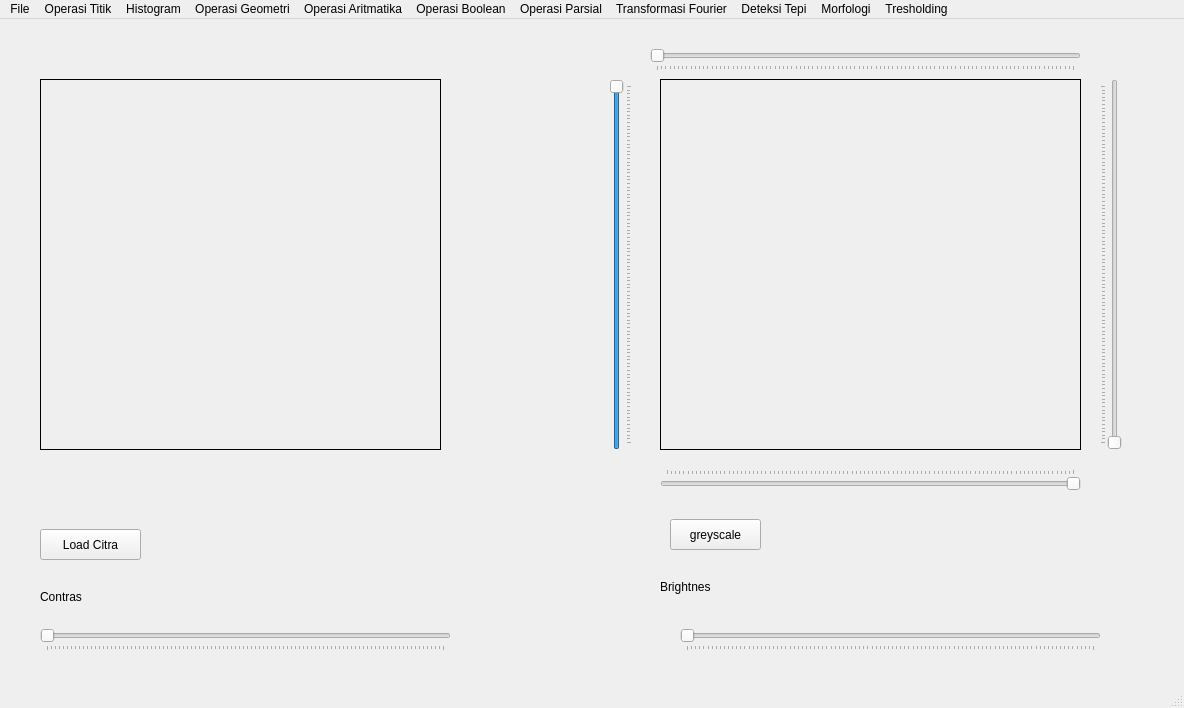
<?xml version="1.0" encoding="UTF-8"?>
<ui version="4.0">
 <class>MainWindow</class>
 <widget class="QMainWindow" name="MainWindow">
  <property name="geometry">
   <rect>
    <x>0</x>
    <y>0</y>
    <width>1184</width>
    <height>708</height>
   </rect>
  </property>
  <property name="windowTitle">
   <string>MainWindow</string>
  </property>
  <widget class="QWidget" name="centralwidget">
   <widget class="QPushButton" name="button_loadCitra">
    <property name="geometry">
     <rect>
      <x>40</x>
      <y>510</y>
      <width>101</width>
      <height>31</height>
     </rect>
    </property>
    <property name="text">
     <string>Load Citra</string>
    </property>
   </widget>
   <widget class="QLabel" name="label">
    <property name="geometry">
     <rect>
      <x>40</x>
      <y>60</y>
      <width>401</width>
      <height>371</height>
     </rect>
    </property>
    <property name="frameShape">
     <enum>QFrame::Box</enum>
    </property>
    <property name="text">
     <string/>
    </property>
   </widget>
   <widget class="QPushButton" name="button_prosesCitra">
    <property name="geometry">
     <rect>
      <x>670</x>
      <y>500</y>
      <width>91</width>
      <height>31</height>
     </rect>
    </property>
    <property name="text">
     <string>greyscale</string>
    </property>
   </widget>
   <widget class="QLabel" name="label_2">
    <property name="geometry">
     <rect>
      <x>660</x>
      <y>60</y>
      <width>421</width>
      <height>371</height>
     </rect>
    </property>
    <property name="frameShape">
     <enum>QFrame::Box</enum>
    </property>
    <property name="text">
     <string/>
    </property>
   </widget>
   <widget class="QSlider" name="crop_atas_horizontal">
    <property name="geometry">
     <rect>
      <x>650</x>
      <y>30</y>
      <width>431</width>
      <height>22</height>
     </rect>
    </property>
    <property name="layoutDirection">
     <enum>Qt::LeftToRight</enum>
    </property>
    <property name="orientation">
     <enum>Qt::Horizontal</enum>
    </property>
    <property name="tickPosition">
     <enum>QSlider::TicksBelow</enum>
    </property>
   </widget>
   <widget class="QSlider" name="crop_atas_vertical">
    <property name="geometry">
     <rect>
      <x>610</x>
      <y>60</y>
      <width>22</width>
      <height>371</height>
     </rect>
    </property>
    <property name="layoutDirection">
     <enum>Qt::LeftToRight</enum>
    </property>
    <property name="value">
     <number>99</number>
    </property>
    <property name="sliderPosition">
     <number>99</number>
    </property>
    <property name="orientation">
     <enum>Qt::Vertical</enum>
    </property>
    <property name="tickPosition">
     <enum>QSlider::TicksBelow</enum>
    </property>
   </widget>
   <widget class="QSlider" name="crop_bawah_horizontal">
    <property name="geometry">
     <rect>
      <x>660</x>
      <y>450</y>
      <width>421</width>
      <height>22</height>
     </rect>
    </property>
    <property name="layoutDirection">
     <enum>Qt::RightToLeft</enum>
    </property>
    <property name="value">
     <number>0</number>
    </property>
    <property name="orientation">
     <enum>Qt::Horizontal</enum>
    </property>
    <property name="tickPosition">
     <enum>QSlider::TicksAbove</enum>
    </property>
   </widget>
   <widget class="QSlider" name="crop_bawah_vertical">
    <property name="geometry">
     <rect>
      <x>1100</x>
      <y>60</y>
      <width>22</width>
      <height>371</height>
     </rect>
    </property>
    <property name="orientation">
     <enum>Qt::Vertical</enum>
    </property>
    <property name="tickPosition">
     <enum>QSlider::TicksAbove</enum>
    </property>
   </widget>
   <widget class="QSlider" name="contrasSlider">
    <property name="geometry">
     <rect>
      <x>40</x>
      <y>610</y>
      <width>411</width>
      <height>22</height>
     </rect>
    </property>
    <property name="orientation">
     <enum>Qt::Horizontal</enum>
    </property>
    <property name="tickPosition">
     <enum>QSlider::TicksBelow</enum>
    </property>
   </widget>
   <widget class="QLabel" name="label_3">
    <property name="geometry">
     <rect>
      <x>40</x>
      <y>570</y>
      <width>55</width>
      <height>16</height>
     </rect>
    </property>
    <property name="text">
     <string>Contras</string>
    </property>
   </widget>
   <widget class="QSlider" name="brightnesSlider">
    <property name="geometry">
     <rect>
      <x>680</x>
      <y>610</y>
      <width>421</width>
      <height>22</height>
     </rect>
    </property>
    <property name="orientation">
     <enum>Qt::Horizontal</enum>
    </property>
    <property name="tickPosition">
     <enum>QSlider::TicksBelow</enum>
    </property>
   </widget>
   <widget class="QLabel" name="label_4">
    <property name="geometry">
     <rect>
      <x>660</x>
      <y>560</y>
      <width>55</width>
      <height>16</height>
     </rect>
    </property>
    <property name="text">
     <string>Brightnes</string>
    </property>
   </widget>
  </widget>
  <widget class="QMenuBar" name="menubar">
   <property name="geometry">
    <rect>
     <x>0</x>
     <y>0</y>
     <width>1184</width>
     <height>26</height>
    </rect>
   </property>
   <widget class="QMenu" name="menuOperasi_Titik">
    <property name="title">
     <string>Operasi Titik</string>
    </property>
    <addaction name="actionOperasi_pencerahan"/>
    <addaction name="actionSimple_contras"/>
    <addaction name="actionContras_streching"/>
    <addaction name="actionNegative"/>
    <addaction name="actionBiner"/>
   </widget>
   <widget class="QMenu" name="menuHistogram">
    <property name="title">
     <string>Histogram</string>
    </property>
    <addaction name="actionHistogram_greyscale"/>
    <addaction name="actionHistogram_RGB"/>
    <addaction name="actionHistogram_Equalization"/>
   </widget>
   <widget class="QMenu" name="menuOperasi_Geometri">
    <property name="title">
     <string>Operasi Geometri</string>
    </property>
    <widget class="QMenu" name="menuRotasi">
     <property name="title">
      <string>Rotasi</string>
     </property>
     <addaction name="action90_Derajat"/>
     <addaction name="action_90_Derajat"/>
     <addaction name="action45_Derajat"/>
     <addaction name="action_45_Derajat"/>
     <addaction name="action180_Derajat"/>
    </widget>
    <widget class="QMenu" name="menuZoom_Out">
     <property name="title">
      <string>Zoom Out</string>
     </property>
     <addaction name="action200"/>
     <addaction name="action300"/>
     <addaction name="action400"/>
    </widget>
    <widget class="QMenu" name="menuZoom_In">
     <property name="title">
      <string>Zoom In</string>
     </property>
     <addaction name="action75"/>
     <addaction name="action50"/>
     <addaction name="action25"/>
    </widget>
    <addaction name="actionTranslasi"/>
    <addaction name="menuRotasi"/>
    <addaction name="menuZoom_Out"/>
    <addaction name="menuZoom_In"/>
    <addaction name="actionCrop"/>
   </widget>
   <widget class="QMenu" name="menuAritmatika">
    <property name="title">
     <string>Operasi Aritmatika</string>
    </property>
    <addaction name="actionPertambahan_2"/>
    <addaction name="actionPengurangan"/>
    <addaction name="actionPerkalian"/>
    <addaction name="actionPembagian"/>
   </widget>
   <widget class="QMenu" name="menuBoolean">
    <property name="title">
     <string>Operasi Boolean</string>
    </property>
    <addaction name="actionAND"/>
    <addaction name="actionOR"/>
    <addaction name="actionXOR"/>
   </widget>
   <widget class="QMenu" name="menuFile">
    <property name="title">
     <string>File</string>
    </property>
    <addaction name="actionSave"/>
    <addaction name="actionLoad"/>
   </widget>
   <widget class="QMenu" name="menuFiltering">
    <property name="title">
     <string>Operasi Parsial</string>
    </property>
    <widget class="QMenu" name="menuHighpass">
     <property name="title">
      <string>Low Pass</string>
     </property>
     <widget class="QMenu" name="menuSharpening">
      <property name="title">
       <string>Sharpening</string>
      </property>
      <addaction name="actionKarnel_i"/>
      <addaction name="actionKarnel_ii"/>
      <addaction name="actionKarnel_iii"/>
      <addaction name="actionKarnel_iv"/>
      <addaction name="actionKarnel_v"/>
      <addaction name="actionKarnel_vi"/>
      <addaction name="actionAll"/>
     </widget>
     <addaction name="actionKarnel1"/>
     <addaction name="actionKarnel2"/>
     <addaction name="menuSharpening"/>
     <addaction name="actionLaplace"/>
    </widget>
    <widget class="QMenu" name="menuLowPass">
     <property name="title">
      <string>Hight Pass</string>
     </property>
     <addaction name="actionMeanFilter_2"/>
     <addaction name="actionGaussianFilter"/>
    </widget>
    <addaction name="menuHighpass"/>
    <addaction name="menuLowPass"/>
    <addaction name="actionMedian_filter"/>
    <addaction name="actionMax_Filter"/>
    <addaction name="actionMin_Filter"/>
   </widget>
   <widget class="QMenu" name="menuTransformasi_Fourier">
    <property name="title">
     <string>Transformasi Fourier</string>
    </property>
    <addaction name="actionSmoothing"/>
    <addaction name="actionEdge"/>
   </widget>
   <widget class="QMenu" name="menuDeteksi_Tepi">
    <property name="title">
     <string>Deteksi Tepi</string>
    </property>
    <addaction name="actionSobel"/>
    <addaction name="actionPrewitt"/>
    <addaction name="actionRobert"/>
    <addaction name="actionCanny_Adge"/>
   </widget>
   <widget class="QMenu" name="menuMorfologi">
    <property name="title">
     <string>Morfologi</string>
    </property>
    <addaction name="actionDilasi"/>
    <addaction name="actionErosi"/>
    <addaction name="separator"/>
    <addaction name="actionOpening"/>
    <addaction name="actionClosing"/>
    <addaction name="actionSkeletonize"/>
   </widget>
   <widget class="QMenu" name="menuTresholding">
    <property name="title">
     <string>Tresholding</string>
    </property>
    <addaction name="actionBinary"/>
    <addaction name="separator"/>
    <addaction name="actionBinary_INV"/>
    <addaction name="actionTrunc"/>
    <addaction name="actionTo_Zero"/>
    <addaction name="actionTo_Zero_INV"/>
    <addaction name="actionGlobalTreshold"/>
    <addaction name="actionMeanTreshold"/>
    <addaction name="actionGaussianTreshold"/>
    <addaction name="actionOtsuTreshold"/>
    <addaction name="actionContour"/>
   </widget>
   <addaction name="menuFile"/>
   <addaction name="menuOperasi_Titik"/>
   <addaction name="menuHistogram"/>
   <addaction name="menuOperasi_Geometri"/>
   <addaction name="menuAritmatika"/>
   <addaction name="menuBoolean"/>
   <addaction name="menuFiltering"/>
   <addaction name="menuTransformasi_Fourier"/>
   <addaction name="menuDeteksi_Tepi"/>
   <addaction name="menuMorfologi"/>
   <addaction name="menuTresholding"/>
  </widget>
  <widget class="QStatusBar" name="statusbar"/>
  <action name="actionOperasi_pencerahan">
   <property name="text">
    <string>Operasi pencerahan</string>
   </property>
  </action>
  <action name="actionSimple_contras">
   <property name="text">
    <string>Simple contras</string>
   </property>
  </action>
  <action name="actionContras_streching">
   <property name="text">
    <string>Contras streching</string>
   </property>
  </action>
  <action name="actionNegative">
   <property name="text">
    <string>Negative</string>
   </property>
  </action>
  <action name="actionBiner">
   <property name="text">
    <string>Biner</string>
   </property>
  </action>
  <action name="actionHistogram_greyscale">
   <property name="text">
    <string>Histogram greyscale</string>
   </property>
  </action>
  <action name="actionHistogram_RGB">
   <property name="text">
    <string>Histogram RGB</string>
   </property>
  </action>
  <action name="actionHistogram_Equalization">
   <property name="text">
    <string>Histogram Equalization</string>
   </property>
  </action>
  <action name="actionTranslasi">
   <property name="text">
    <string>Translasi</string>
   </property>
  </action>
  <action name="action90_Derajat">
   <property name="text">
    <string>90 Derajat</string>
   </property>
  </action>
  <action name="action_90_Derajat">
   <property name="text">
    <string>-90 Derajat</string>
   </property>
  </action>
  <action name="action45_Derajat">
   <property name="text">
    <string>45 Derajat</string>
   </property>
  </action>
  <action name="action_45_Derajat">
   <property name="text">
    <string>-45 Derajat</string>
   </property>
  </action>
  <action name="action180_Derajat">
   <property name="text">
    <string>180 Derajat</string>
   </property>
  </action>
  <action name="action200">
   <property name="text">
    <string>200%</string>
   </property>
  </action>
  <action name="action300">
   <property name="text">
    <string>300%</string>
   </property>
  </action>
  <action name="action400">
   <property name="text">
    <string>400%</string>
   </property>
  </action>
  <action name="action75">
   <property name="text">
    <string>75%</string>
   </property>
  </action>
  <action name="action50">
   <property name="text">
    <string>50%</string>
   </property>
  </action>
  <action name="action25">
   <property name="text">
    <string>25%</string>
   </property>
  </action>
  <action name="actionPertambahan">
   <property name="text">
    <string>Pertambahan</string>
   </property>
  </action>
  <action name="actionCrop">
   <property name="text">
    <string>Crop</string>
   </property>
  </action>
  <action name="actionPertambahan_2">
   <property name="text">
    <string>Pertambahan</string>
   </property>
  </action>
  <action name="actionPengurangan">
   <property name="text">
    <string>Pengurangan</string>
   </property>
  </action>
  <action name="actionPerkalian">
   <property name="text">
    <string>Perkalian</string>
   </property>
  </action>
  <action name="actionPembagian">
   <property name="text">
    <string>Pembagian</string>
   </property>
  </action>
  <action name="actionAND">
   <property name="text">
    <string>AND</string>
   </property>
  </action>
  <action name="actionOR">
   <property name="text">
    <string>OR</string>
   </property>
  </action>
  <action name="actionXOR">
   <property name="text">
    <string>XOR</string>
   </property>
  </action>
  <action name="actionSave">
   <property name="text">
    <string>Save</string>
   </property>
  </action>
  <action name="actionLoad">
   <property name="text">
    <string>Load</string>
   </property>
  </action>
  <action name="actionKarnel1">
   <property name="text">
    <string>Karnel1</string>
   </property>
  </action>
  <action name="actionKarnel2">
   <property name="text">
    <string>Karnel2</string>
   </property>
  </action>
  <action name="action3x3">
   <property name="text">
    <string>3x3</string>
   </property>
  </action>
  <action name="action2x2">
   <property name="text">
    <string>2x2</string>
   </property>
  </action>
  <action name="actionMeanFilter_2">
   <property name="text">
    <string>MeanFilter</string>
   </property>
  </action>
  <action name="actionGaussianFilter">
   <property name="text">
    <string>GaussianFilter</string>
   </property>
  </action>
  <action name="actionKarnel_i">
   <property name="text">
    <string>Karnel(i)</string>
   </property>
  </action>
  <action name="actionKarnel_ii">
   <property name="text">
    <string>Karnel(ii)</string>
   </property>
  </action>
  <action name="actionKarnel_iii">
   <property name="text">
    <string>Karnel(iii)</string>
   </property>
  </action>
  <action name="actionKarnel_iv">
   <property name="text">
    <string>Karnel(iv)</string>
   </property>
  </action>
  <action name="actionKarnel_v">
   <property name="text">
    <string>Karnel(v)</string>
   </property>
  </action>
  <action name="actionKarnel_vi">
   <property name="text">
    <string>Karnel(vi)</string>
   </property>
  </action>
  <action name="actionLaplace">
   <property name="text">
    <string>Laplace</string>
   </property>
  </action>
  <action name="actionMedian_filter">
   <property name="text">
    <string>Median filter</string>
   </property>
  </action>
  <action name="actionMax_Filter">
   <property name="text">
    <string>Max Filter</string>
   </property>
  </action>
  <action name="actionMin_Filter">
   <property name="text">
    <string>Min Filter</string>
   </property>
  </action>
  <action name="actionSmoothing">
   <property name="text">
    <string>Smoothing</string>
   </property>
  </action>
  <action name="actionEdge">
   <property name="text">
    <string>Edge</string>
   </property>
  </action>
  <action name="actionSobel">
   <property name="text">
    <string>Sobel</string>
   </property>
  </action>
  <action name="actionPrewitt">
   <property name="text">
    <string>Prewitt</string>
   </property>
  </action>
  <action name="actionRobert">
   <property name="text">
    <string>Robert</string>
   </property>
  </action>
  <action name="actionCanny_Adge">
   <property name="text">
    <string>Canny Adge</string>
   </property>
  </action>
  <action name="actionAll">
   <property name="text">
    <string>All</string>
   </property>
  </action>
  <action name="actionDilasi">
   <property name="text">
    <string>Dilasi</string>
   </property>
  </action>
  <action name="actionErosi">
   <property name="text">
    <string>Erosi</string>
   </property>
  </action>
  <action name="actionOpening">
   <property name="text">
    <string>Opening</string>
   </property>
  </action>
  <action name="actionClosing">
   <property name="text">
    <string>Closing</string>
   </property>
  </action>
  <action name="actionSkeletonize">
   <property name="text">
    <string>Skeletonize</string>
   </property>
  </action>
  <action name="actionBinary">
   <property name="text">
    <string>Binary</string>
   </property>
  </action>
  <action name="actionBinary_INV">
   <property name="text">
    <string>Binary INV</string>
   </property>
  </action>
  <action name="actionTrunc">
   <property name="text">
    <string>Trunc</string>
   </property>
  </action>
  <action name="actionTo_Zero">
   <property name="text">
    <string>To Zero</string>
   </property>
  </action>
  <action name="actionTo_Zero_INV">
   <property name="text">
    <string>To Zero INV</string>
   </property>
  </action>
  <action name="actionGlobalTreshold">
   <property name="text">
    <string>GlobalTreshold</string>
   </property>
  </action>
  <action name="actionMeanTreshold">
   <property name="text">
    <string>MeanTreshold</string>
   </property>
  </action>
  <action name="actionGaussianTreshold">
   <property name="text">
    <string>GaussianTreshold</string>
   </property>
  </action>
  <action name="actionOtsuTreshold">
   <property name="text">
    <string>OtsuTreshold</string>
   </property>
  </action>
  <action name="actionContour">
   <property name="text">
    <string>Contour</string>
   </property>
  </action>
 </widget>
 <resources/>
 <connections/>
</ui>
